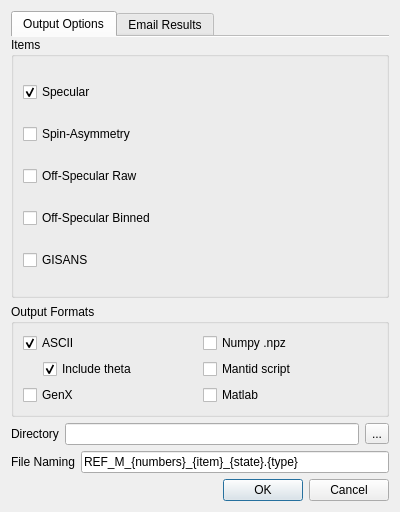
<?xml version="1.0" encoding="UTF-8"?>
<ui version="4.0">
 <class>Dialog</class>
 <widget class="QDialog" name="Dialog">
  <property name="geometry">
   <rect>
    <x>0</x>
    <y>0</y>
    <width>400</width>
    <height>512</height>
   </rect>
  </property>
  <property name="windowTitle">
   <string>Reduction Options</string>
  </property>
  <property name="windowIcon">
   <iconset resource="../icons/icons.qrc">
    <normaloff>:/General/logo.png</normaloff>:/General/logo.png</iconset>
  </property>
  <layout class="QVBoxLayout" name="verticalLayout_4">
   <item>
    <widget class="QTabWidget" name="tabWidget">
     <property name="currentIndex">
      <number>0</number>
     </property>
     <property name="documentMode">
      <bool>true</bool>
     </property>
     <widget class="QWidget" name="tab">
      <attribute name="title">
       <string>Output Options</string>
      </attribute>
      <layout class="QVBoxLayout" name="verticalLayout_2">
       <property name="leftMargin">
        <number>0</number>
       </property>
       <property name="topMargin">
        <number>0</number>
       </property>
       <property name="rightMargin">
        <number>0</number>
       </property>
       <property name="bottomMargin">
        <number>0</number>
       </property>
       <item>
        <widget class="QGroupBox" name="groupBox_2">
         <property name="sizePolicy">
          <sizepolicy hsizetype="Preferred" vsizetype="Expanding">
           <horstretch>0</horstretch>
           <verstretch>0</verstretch>
          </sizepolicy>
         </property>
         <property name="title">
          <string>Items</string>
         </property>
         <layout class="QVBoxLayout" name="verticalLayout">
          <item>
           <widget class="QCheckBox" name="exportSpecular">
            <property name="text">
             <string>Specular</string>
            </property>
            <property name="checked">
             <bool>true</bool>
            </property>
           </widget>
          </item>
          <item>
           <widget class="QCheckBox" name="export_SA">
            <property name="enabled">
             <bool>true</bool>
            </property>
            <property name="text">
             <string>Spin-Asymmetry</string>
            </property>
           </widget>
          </item>
          <item>
           <widget class="QCheckBox" name="exportOffSpecular">
            <property name="text">
             <string>Off-Specular Raw</string>
            </property>
           </widget>
          </item>
          <item>
           <widget class="QCheckBox" name="exportOffSpecularSmoothed">
            <property name="text">
             <string>Off-Specular Binned</string>
            </property>
           </widget>
          </item>
          <item>
           <widget class="QCheckBox" name="exportGISANS">
            <property name="text">
             <string>GISANS</string>
            </property>
           </widget>
          </item>
         </layout>
        </widget>
       </item>
       <item>
        <widget class="QGroupBox" name="groupBox_3">
         <property name="title">
          <string>Output Formats</string>
         </property>
         <layout class="QGridLayout" name="gridLayout">
          <item row="0" column="0">
           <widget class="QCheckBox" name="multiAscii">
            <property name="enabled">
             <bool>true</bool>
            </property>
            <property name="mouseTracking">
             <bool>true</bool>
            </property>
            <property name="text">
             <string>ASCII</string>
            </property>
            <property name="checkable">
             <bool>true</bool>
            </property>
            <property name="checked">
             <bool>true</bool>
            </property>
           </widget>
          </item>
          <item row="2" column="0">
           <widget class="QCheckBox" name="genx">
            <property name="text">
             <string>GenX</string>
            </property>
           </widget>
          </item>
          <item row="1" column="0">
           <layout class="QHBoxLayout" name="horizontalLayout">
            <item>
             <spacer name="horizontalSpacer_2">
              <property name="orientation">
               <enum>Qt::Horizontal</enum>
              </property>
              <property name="sizeType">
               <enum>QSizePolicy::Fixed</enum>
              </property>
              <property name="sizeHint" stdset="0">
               <size>
                <width>20</width>
                <height>20</height>
               </size>
              </property>
             </spacer>
            </item>
            <item>
             <widget class="QCheckBox" name="five_cols_checkbox">
              <property name="toolTip">
               <string>Include the scattering angle as the last column of the ASCII file</string>
              </property>
              <property name="text">
               <string>Include theta</string>
              </property>
              <property name="checked">
               <bool>true</bool>
              </property>
             </widget>
            </item>
           </layout>
          </item>
          <item row="0" column="1">
           <widget class="QCheckBox" name="numpy">
            <property name="text">
             <string>Numpy .npz</string>
            </property>
           </widget>
          </item>
          <item row="1" column="1">
           <widget class="QCheckBox" name="mantid_script_checkbox">
            <property name="text">
             <string>Mantid script</string>
            </property>
           </widget>
          </item>
          <item row="2" column="1">
           <widget class="QCheckBox" name="matlab">
            <property name="text">
             <string>Matlab</string>
            </property>
           </widget>
          </item>
         </layout>
        </widget>
       </item>
       <item>
        <layout class="QHBoxLayout" name="horizontalLayout_2">
         <item>
          <widget class="QLabel" name="label">
           <property name="text">
            <string>Directory</string>
           </property>
          </widget>
         </item>
         <item>
          <widget class="QLineEdit" name="directoryEntry"/>
         </item>
         <item>
          <widget class="QToolButton" name="toolButton">
           <property name="text">
            <string>...</string>
           </property>
           <property name="icon">
            <iconset theme="document-open">
             <normaloff>.</normaloff>.</iconset>
           </property>
          </widget>
         </item>
        </layout>
       </item>
       <item>
        <layout class="QHBoxLayout" name="horizontalLayout_3">
         <item>
          <widget class="QLabel" name="label_2">
           <property name="text">
            <string>File Naming</string>
           </property>
          </widget>
         </item>
         <item>
          <widget class="QLineEdit" name="fileNameEntry">
           <property name="text">
            <string>REF_M_{numbers}_{item}_{state}.{type}</string>
           </property>
          </widget>
         </item>
        </layout>
       </item>
      </layout>
     </widget>
     <widget class="QWidget" name="tab_2">
      <attribute name="title">
       <string>Email Results</string>
      </attribute>
      <layout class="QVBoxLayout" name="verticalLayout_5">
       <property name="leftMargin">
        <number>0</number>
       </property>
       <property name="topMargin">
        <number>4</number>
       </property>
       <property name="rightMargin">
        <number>0</number>
       </property>
       <property name="bottomMargin">
        <number>0</number>
       </property>
       <item>
        <layout class="QGridLayout" name="gridLayout_3">
         <item row="0" column="2">
          <widget class="QCheckBox" name="emailZIPData">
           <property name="text">
            <string>ZIP Files</string>
           </property>
           <property name="checked">
            <bool>true</bool>
           </property>
          </widget>
         </item>
         <item row="1" column="1">
          <widget class="QRadioButton" name="emailSendPlots">
           <property name="enabled">
            <bool>false</bool>
           </property>
           <property name="text">
            <string>Only Plots</string>
           </property>
          </widget>
         </item>
         <item row="1" column="0">
          <widget class="QRadioButton" name="emailSendAll">
           <property name="enabled">
            <bool>false</bool>
           </property>
           <property name="text">
            <string>All</string>
           </property>
           <property name="checked">
            <bool>false</bool>
           </property>
          </widget>
         </item>
         <item row="0" column="0" colspan="2">
          <widget class="QCheckBox" name="emailSend">
           <property name="text">
            <string>Send email with result files</string>
           </property>
          </widget>
         </item>
         <item row="1" column="2">
          <widget class="QRadioButton" name="emailSendData">
           <property name="text">
            <string>Only Data</string>
           </property>
           <property name="checked">
            <bool>true</bool>
           </property>
          </widget>
         </item>
        </layout>
       </item>
       <item>
        <layout class="QGridLayout" name="gridLayout_2">
         <item row="0" column="0">
          <widget class="QLabel" name="label_4">
           <property name="text">
            <string>To:</string>
           </property>
          </widget>
         </item>
         <item row="0" column="1">
          <widget class="QLineEdit" name="emailTo">
           <property name="text">
            <string/>
           </property>
          </widget>
         </item>
         <item row="1" column="0">
          <widget class="QLabel" name="label_5">
           <property name="text">
            <string>CC:</string>
           </property>
          </widget>
         </item>
         <item row="1" column="1">
          <widget class="QLineEdit" name="emailCc"/>
         </item>
         <item row="2" column="0">
          <widget class="QLabel" name="label_3">
           <property name="text">
            <string>Subject:</string>
           </property>
          </widget>
         </item>
         <item row="2" column="1">
          <widget class="QLineEdit" name="emailSubject"/>
         </item>
        </layout>
       </item>
       <item>
        <widget class="QLabel" name="label_6">
         <property name="text">
          <string>Message Text:</string>
         </property>
        </widget>
       </item>
       <item>
        <widget class="QPlainTextEdit" name="emailText"/>
       </item>
      </layout>
     </widget>
    </widget>
   </item>
   <item>
    <widget class="QDialogButtonBox" name="buttonBox">
     <property name="orientation">
      <enum>Qt::Horizontal</enum>
     </property>
     <property name="standardButtons">
      <set>QDialogButtonBox::Cancel|QDialogButtonBox::Ok</set>
     </property>
    </widget>
   </item>
  </layout>
 </widget>
 <tabstops>
  <tabstop>directoryEntry</tabstop>
  <tabstop>fileNameEntry</tabstop>
  <tabstop>buttonBox</tabstop>
  <tabstop>exportSpecular</tabstop>
  <tabstop>exportOffSpecular</tabstop>
  <tabstop>exportOffSpecularSmoothed</tabstop>
  <tabstop>exportGISANS</tabstop>
  <tabstop>multiAscii</tabstop>
  <tabstop>toolButton</tabstop>
  <tabstop>tabWidget</tabstop>
 </tabstops>
 <resources/>
 <connections>
  <connection>
   <sender>buttonBox</sender>
   <signal>accepted()</signal>
   <receiver>Dialog</receiver>
   <slot>accept()</slot>
   <hints>
    <hint type="sourcelabel">
     <x>256</x>
     <y>395</y>
    </hint>
    <hint type="destinationlabel">
     <x>157</x>
     <y>274</y>
    </hint>
   </hints>
  </connection>
  <connection>
   <sender>buttonBox</sender>
   <signal>rejected()</signal>
   <receiver>Dialog</receiver>
   <slot>reject()</slot>
   <hints>
    <hint type="sourcelabel">
     <x>324</x>
     <y>395</y>
    </hint>
    <hint type="destinationlabel">
     <x>286</x>
     <y>274</y>
    </hint>
   </hints>
  </connection>
  <connection>
   <sender>toolButton</sender>
   <signal>clicked()</signal>
   <receiver>Dialog</receiver>
   <slot>change_directory()</slot>
   <hints>
    <hint type="sourcelabel">
     <x>394</x>
     <y>336</y>
    </hint>
    <hint type="destinationlabel">
     <x>400</x>
     <y>197</y>
    </hint>
   </hints>
  </connection>
 </connections>
 <slots>
  <slot>change_directory()</slot>
 </slots>
</ui>
